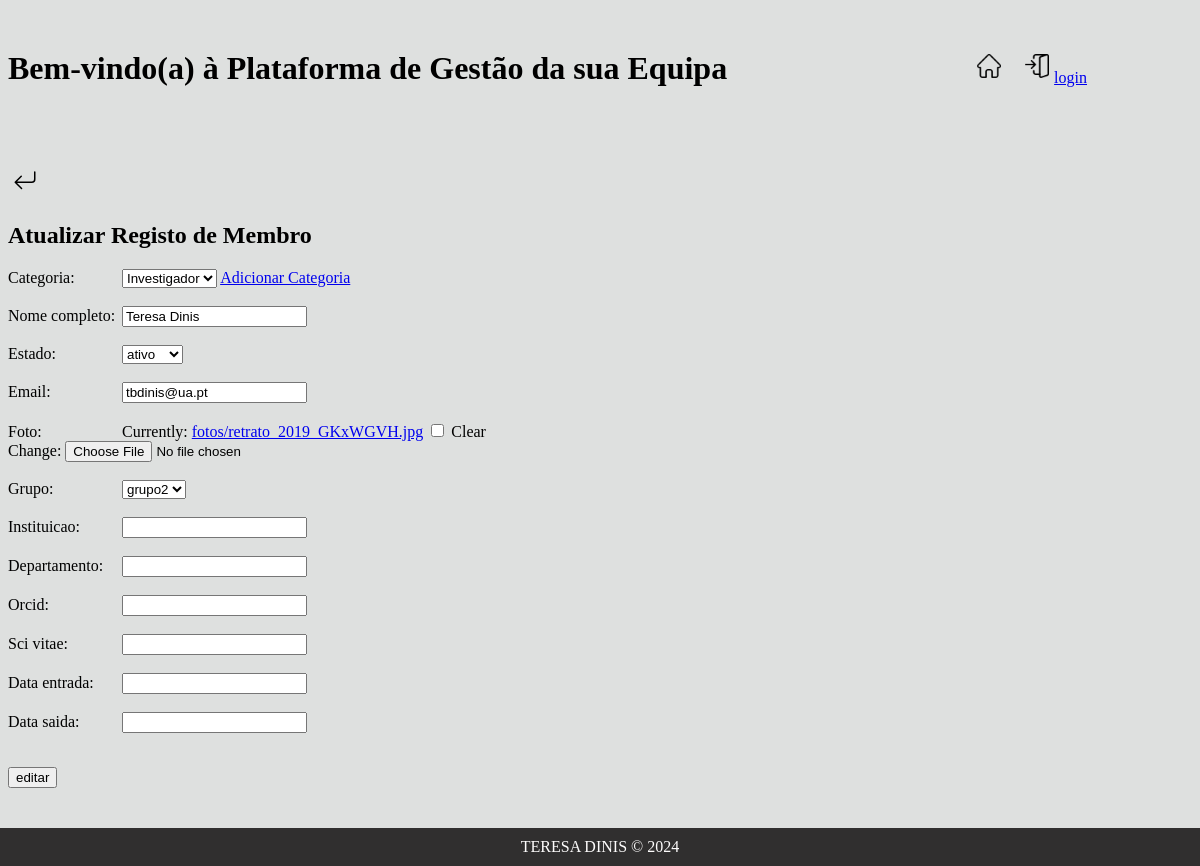
/membros/edit/7, run on an earlier commit of the app's database.
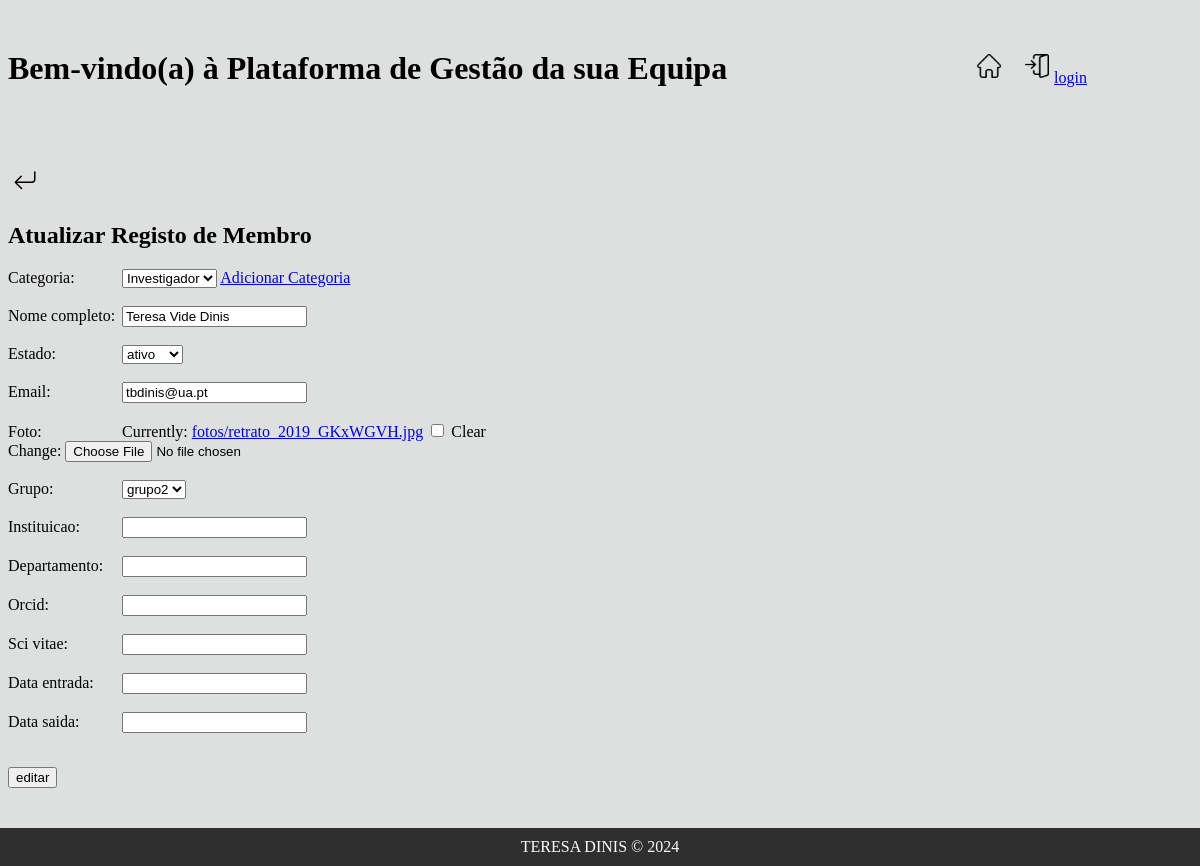
And on a later commit of the database.
### membros/models.py (models this page shows, shortened)
class Membro(models.Model):
    ESTADOS = [
        ('ativo','ativo'),
        ('inativo', 'inativo')
    ]
    GRUPOS = [
        ('grupo1', 'grupo1'),
        ('grupo2', 'grupo2'),
        ('grupo3', 'grupo3'),
        ('grupo4', 'grupo3'),
    ]
    nome_completo = models.CharField(max_length=200)
    estado = models.CharField(max_length=10, choices=ESTADOS, default='ativo')
    categoria = models.ForeignKey(Categoria, on_delete=models.PROTECT)
    email = models.EmailField(unique=True)
    foto = models.ImageField(upload_to='fotos/', blank=True, null=True)
    grupo = models.CharField(max_length=10, choices=GRUPOS)
    instituicao = models.CharField(max_length=50, blank=True, null=True)
    departamento = models.CharField(max_length=50, blank=True, null=True)
    orcid = models.URLField(blank=True, null=True)
    sci_vitae = models.URLField(blank=True, null=True)
    data_entrada = models.DateTimeField(blank=True, null=True)
    data_saida = models.DateTimeField(blank=True, null=True)

### membros/views.py (the view)
# urls.py: path('edit/<int:id>', views.edit, name='edit'),
def edit(request,id):
    membro = Membro.objects.get(pk=id)
    if request.method=="GET":
        form = MembroForm(instance=membro)
        return render(request,'membros/edit.html',{"form":form})
    elif request.method=="POST":
        form = MembroForm(request.POST,request.FILES, instance=membro)
        form.save()
        return redirect("membros:details", id=id)

### membros/forms.py
class MembroForm(forms.ModelForm):
    class Meta:
        model = Membro
        fields = "__all__"

### membros/models.py (called while the page is built)
    def __str__(self) -> str:
        return self.nome.capitalize()

### membros/templates/membros/edit.html (shortened to what this page needs)
{% extends 'membros/base.html' %}
{% block conteudo %}
    {% load static %}
    <a href="{% url 'membros:list_edit' %}">
        <img src="{% static 'return_button.svg' %}" class="icon">
    </a>
    <h2>Atualizar Registo de Membro</h2>
    <form action="" method="post" enctype="multipart/form-data">
        <div class="campo-com-link">
            {{ form.categoria.label_tag }}
            {{ form.categoria }}
            <a href="{% url 'membros:addcategory' %}">Adicionar Categoria</a> <br><br>
        </div>
            {{ form.nome_completo.label_tag }}
            {{ form.nome_completo }} <br><br>
            {{ form.estado.label_tag }}
            {{ form.estado }} <br><br>
            {{ form.email.label_tag }}
            {{ form.email }} <br><br>
            {{ form.foto.label_tag }}
            {{ form.foto }} <br><br>
            {{ form.grupo.label_tag }}
            {{ form.grupo }} <br><br>
            {{ form.instituicao.label_tag }}
            {{ form.instituicao }} <br><br>
            {{ form.departamento.label_tag }}
            {{ form.departamento }} <br><br>
            {{ form.orcid.label_tag }}
            {{ form.orcid }} <br><br>
            {{ form.sci_vitae.label_tag }}
            {{ form.sci_vitae }} <br><br>
            {{ form.data_entrada.label_tag }}
            {{ form.data_entrada }} <br><br>
            {{ form.data_saida.label_tag }}
            {{ form.data_saida }} <br><br>
    <p><button>editar</button></p>
    </form>
{% endblock %}

What changed in the data, as far as the page shows it:
changed Membro "Investigador": nome_completo "Teresa Dinis" → "Teresa Vide Dinis"
